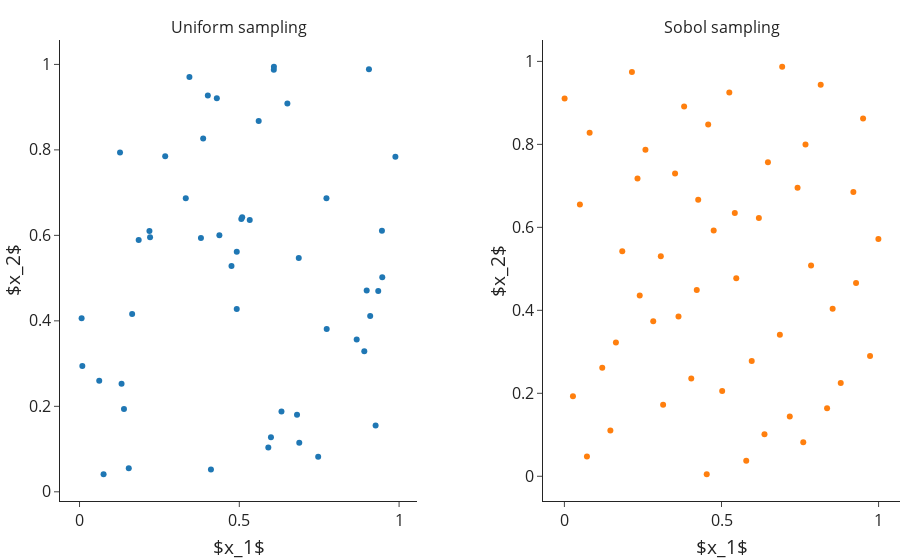

The code cell stored with this chart in its notebook:
### Markdown cell above
### Initial random sampling

Use **Sobol sampling** to generate low-discrepancy ('well-distributed') initial samples. This isn't particularly important in low-dimensional spaces, but it becomes important as the number of samples and the number of dimensions increases.

### Code cell
from botorch.utils.sampling import draw_sobol_samples
from torch.distributions import Uniform
from plotly.subplots import make_subplots


_ = torch.manual_seed(0)
n_samples = 50
bounds = torch.tensor([[0, 0], [1, 1]], dtype=torch.double)

sobol = draw_sobol_samples(bounds, n=n_samples, q=1).squeeze()
uniform = Uniform(bounds[0], bounds[1]).sample((n_samples,))

sampling_figure = make_subplots(rows=1, cols=2, subplot_titles=["Uniform sampling", "Sobol sampling"], horizontal_spacing=0.15)
sampling_figure.add_traces(
    [
        go.Scatter(
            x=uniform[:, 0],
            y=uniform[:, 1],
            mode="markers",
        ),
        go.Scatter(
            x=sobol[:, 0],
            y=sobol[:, 1],
            mode="markers",
        )
    ],
    rows=[1, 1],
    cols=[1, 2]
)
sampling_figure.update_layout(
    template="simple_white",
    showlegend=False,
    margin=dict(b=0, l=0, r=0, t=40),
    font_size=16,
)

for col in [1, 2]:
    sampling_figure.update_xaxes(
        title=r"$x_1$",
        row=1,
        col=col,
    )
    sampling_figure.update_yaxes(
        title=r"$x_2$",
        row=1,
        col=col,
        title_standoff=1 if col == 2 else None,
    )
sampling_figure.show()
sampling_figure.write_image("../images/sobol_vs_uniform.svg", width=800, height=400)

### Figure 1 — Plotly figure (JSON) as saved in the notebook; plotly's stock layout.template omitted (floating-point values rounded to 4 significant figures)
{"data": [{"mode": "markers", "type": "scatter", "x": [0.6505, 0.1315, 0.006509, 0.6877, 0.3869, 0.5063, 0.008822, 0.4377, 0.7468, 0.4756, 0.7735, 0.5091, 0.2207, 0.1647, 0.1852, 0.7727, 0.3439, 0.1391, 0.3325, 0.6861, 0.8986, 0.4015, 0.608, 0.492, 0.9474, 0.6807, 0.632, 0.8673, 0.6083, 0.9348, 0.9265, 0.1541, 0.07528, 0.5607, 0.2681, 0.2188, 0.492, 0.06169, 0.1268, 0.5991, 0.5908, 0.8911, 0.9057, 0.4113, 0.5327, 0.9885, 0.9464, 0.9096, 0.38, 0.4297], "xaxis": "x", "y": [0.9087, 0.2531, 0.406, 0.1147, 0.8265, 0.6383, 0.2942, 0.6003, 0.08201, 0.5284, 0.3807, 0.6422, 0.5956, 0.4162, 0.5893, 0.687, 0.9703, 0.1935, 0.687, 0.547, 0.4707, 0.9274, 0.9874, 0.428, 0.5019, 0.1804, 0.1879, 0.3562, 0.9944, 0.4697, 0.1549, 0.05533, 0.04121, 0.8678, 0.7851, 0.6104, 0.5618, 0.26, 0.7938, 0.1278, 0.1038, 0.329, 0.9886, 0.05229, 0.6358, 0.7838, 0.6105, 0.4111, 0.5939, 0.9206], "yaxis": "y"}, {"mode": "markers", "type": "scatter", "x": [0.4751, 0.5788, 0.9507, 0.1205, 0.2149, 0.8538, 0.7421, 0.3142, 0.2579, 0.6858, 0.785, 0.1463, 0.04934, 0.8795, 0.5249, 0.4213, 0.3811, 0.547, 0.9197, 0.02725, 0.1842, 0.7603, 0.6478, 0.2827, 0.3522, 0.7173, 0.8158, 0.2397, 0.08031, 0.9728, 0.6189, 0.453, 0.4576, 0.5962, 0.9994, 0.07175, 0.2326, 0.836, 0.6931, 0.3632, 0.3069, 0.6368, 0.7673, 0.164, 0.000637, 0.9282, 0.5423, 0.4038, 0.4259, 0.5022], "xaxis": "x2", "y": [0.5925, 0.03712, 0.8623, 0.2614, 0.9742, 0.4035, 0.6955, 0.1725, 0.7871, 0.3411, 0.5081, 0.1103, 0.6551, 0.225, 0.9252, 0.449, 0.8911, 0.4773, 0.6853, 0.1928, 0.5424, 0.08192, 0.7568, 0.3734, 0.7297, 0.1441, 0.9439, 0.4357, 0.8282, 0.2897, 0.6227, 0.005004, 0.8477, 0.278, 0.572, 0.0479, 0.7179, 0.1637, 0.9869, 0.3849, 0.5306, 0.1015, 0.7998, 0.3225, 0.9105, 0.4657, 0.6346, 0.2358, 0.6668, 0.2055], "yaxis": "y2"}], "layout": {"annotations": [{"font": {"size": 16}, "showarrow": false, "text": "Uniform sampling", "x": 0.2125, "xanchor": "center", "xref": "paper", "y": 1, "yanchor": "bottom", "yref": "paper"}, {"font": {"size": 16}, "showarrow": false, "text": "Sobol sampling", "x": 0.7875, "xanchor": "center", "xref": "paper", "y": 1, "yanchor": "bottom", "yref": "paper"}], "font": {"size": 16}, "margin": {"b": 0, "l": 0, "r": 0, "t": 40}, "showlegend": false, "xaxis": {"anchor": "y", "domain": [0, 0.425], "title": {"text": "$x_1$"}}, "xaxis2": {"anchor": "y2", "domain": [0.575, 1], "title": {"text": "$x_1$"}}, "yaxis": {"anchor": "x", "domain": [0, 1], "title": {"text": "$x_2$"}}, "yaxis2": {"anchor": "x2", "domain": [0, 1], "title": {"standoff": 1, "text": "$x_2$"}}}}
